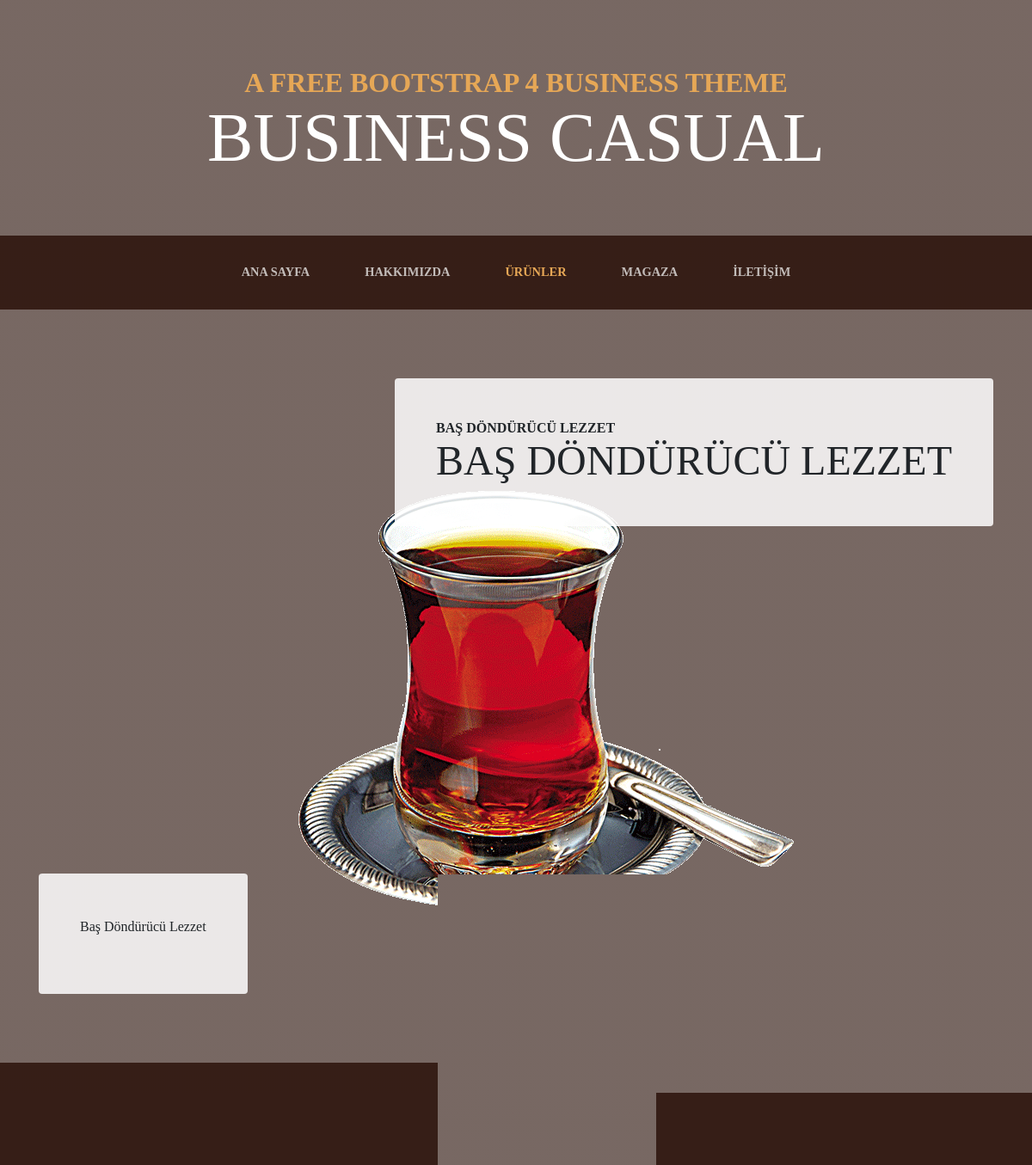
/products.php, run on the app's committed database.
### tables this page shows
CREATE TABLE `urunler` (
  `id` int(11) NOT NULL,
  `foto` char(50) NOT NULL,
  `baslik` char(250) NOT NULL,
  `ustBaslik` char(250) NOT NULL,
  `icerik` text NOT NULL,
  `aktif` tinyint(4) NOT NULL,
  `sira` int(11) NOT NULL
);

### products.php (the view, shortened to what this page needs)
<?php
include('inc/vt.php');
include('inc/head.php');
include('inc/nav.php');
$sorgu = $baglanti->prepare("SELECT * FROM urunler where aktif=1 order by sira");
$sorgu->execute();
$yon = 'sag';
while ($sonuc = $sorgu->fetch()) {
    ?>
    <section class="page-section">
        <div class="container">
            <div class="product-item">
                <div class="product-item-title d-flex">
                    <div class="bg-faded p-5 d-flex <?php echo $yon == 'sag' ? 'ml-auto' : 'mr-auto' ?> rounded">
                        <h2 class="section-heading mb-0">
                            <span class="section-heading-upper"><?= $sonuc['ustBaslik'] ?></span>
                            <span class="section-heading-lower"><?= $sonuc['baslik'] ?></span>
                        </h2>
                    </div>
                </div>
                <img class="product-item-img mx-auto d-flex rounded img-fluid mb-3 mb-lg-0"
                     src="img/<?= $sonuc['foto'] ?>" alt="">
                <div class="product-item-description d-flex <?php echo $yon == 'sag' ? 'mr-auto' : 'ml-auto' ?>">
                    <div class="bg-faded p-5 rounded">
                        <?= $sonuc['icerik'] ?>
                    </div>
                </div>
            </div>
        </div>
    </section>
    <?php
    if ($yon == 'sag') $yon = 'sol';
    else $yon = 'sag';
}
include('inc/footer.php');
?>

### data on the page
urunler: ustBaslik "BAŞ DÖNDÜRÜCÜ LEZZET", baslik "BAŞ DÖNDÜRÜCÜ LEZZET", foto (picture), icerik "Baş Döndürücü Lezzet"
